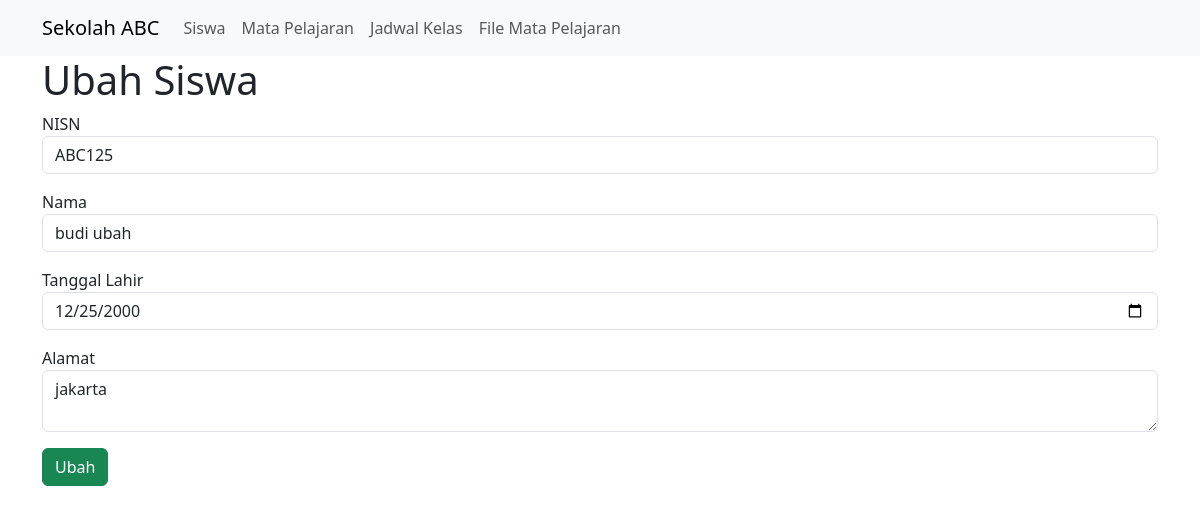
Page /ubah_siswa.php?id=6 on the committed database.
### tables this page shows
CREATE TABLE `siswa` (
  `id` int(10) UNSIGNED NOT NULL,
  `nisn` varchar(255) DEFAULT NULL,
  `nama` varchar(255) NOT NULL,
  `tanggal_lahir` date NOT NULL,
  `alamat` text NOT NULL
);

### ubah_siswa.php (the view, shortened to what this page needs)
<?php
include 'koneksi.php';
$id = $_GET['id'];
$getSiswa = mysqli_query($koneksi, "SELECT * FROM siswa WHERE id = $id");
$siswa = mysqli_fetch_assoc($getSiswa);
?>
<?php include 'partial/header.php'; ?>
<?php include 'partial/nav.php' ?>
<div class="container">
    <h1>Ubah Siswa</h1>
    <form action="proses_ubah_siswa.php" method="post">
        <div class="mb-3">
            <label for="nisn">NISN</label>
            <input type="text" name="nisn" id="nisn" class="form-control" placeholder="input NISN" value="<?= $siswa['nisn'] ?>" required>
        </div>
        <div class="mb-3">
            <label for="nama">Nama</label>
            <input type="text" name="nama" id="nama" class="form-control" placeholder="Input Nama" value="<?= $siswa['nama'] ?>" required>
        </div>
        <div class="mb-3">
            <label for="tanggal_lahir">Tanggal Lahir</label>
            <input type="date" name="tanggal_lahir" id="tanggal_lahir" class="form-control" value="<?= $siswa['tanggal_lahir'] ?>" required>
        </div>
        <div class="mb-3">
            <label for="alamat">Alamat</label>
            <textarea name="alamat" id="alamat" class="form-control" placeholder="input alamat" required><?= $siswa['alamat'] ?></textarea>
        </div>
        <div class="mb-3">
            <button type="submit" class="btn btn-success">Ubah</button>
        </div>
    </form>
</div>
<?php include 'partial/footer.php'; ?>

### rows in the picture
siswa: nisn "ABC125", nama "budi ubah", tanggal_lahir "12/25/2000", alamat "jakarta"
